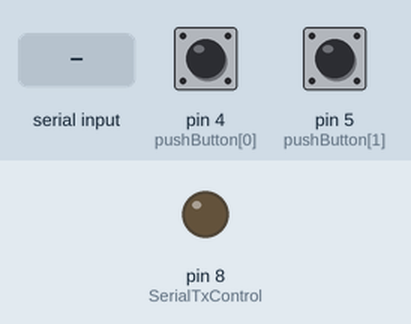
A sketch run on a simulated Arduino Uno, built with avr-gcc and run on an emulated ATmega328P. Parts: output pins drawn as LEDs (lit = HIGH). Dashed ring = blinking. The test bench sets the inputs (shaded band); at power-on: pin 5 (pushButton[1]) LOW, pin 4 (pushButton[0]) LOW. What the sketch prints to the serial monitor is not drawn.

Above: at 1.3 s.
1.4 s: "C0" received over Serial
At 2.7 s:
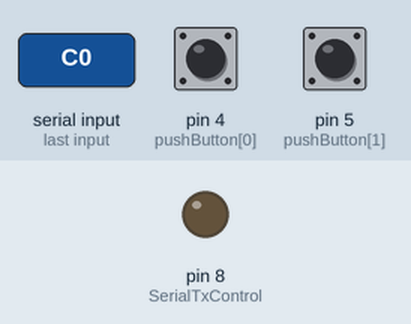
3.0 s: pin 5 (pushButton[1]) pulled HIGH for 3.2 s
At 4.4 s:
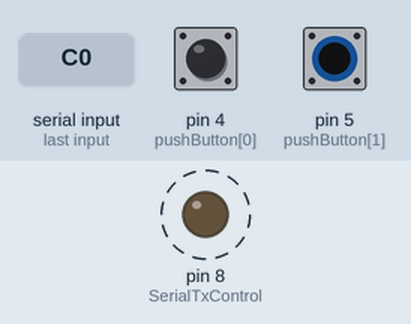
9.2 s: pin 4 (pushButton[0]) pulled HIGH for 3.2 s
At 10.3 s:
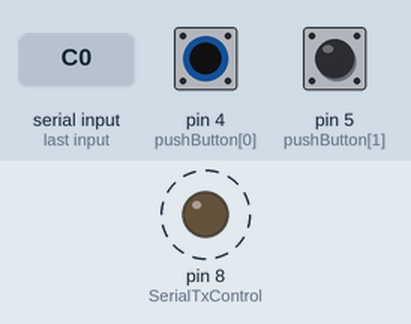
Timing chart, 0 to 13.2 s (numbered marks = the images above; inputs shaded):
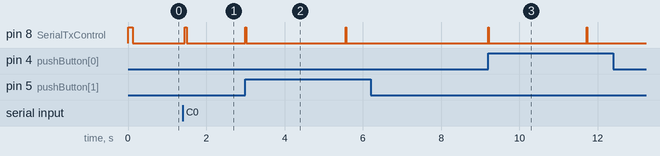

The sketch:

MAX485_Slave2_4Hackathon.ino
```cpp
/*
 * 결선참조 : http://blog.daum.net/rockjjy99/2723
 * DE/RE는 묶어서 아두이노8번과 연결, Data송신:High, Data수신:Low
 * DI: TX->1, RO: RX<-0
 * [Packet 설명]
 * C0: 가스 Close 명령
 * C2: 가스 Close 상태, C3: 가스 Open 상태
 * 한시이클 소요 밀리초 : 160ms (읽기:60  쓰기:100, 시스템속도: 0)
 */

#include <SoftwareSerial.h>
#define SerialTxControl 8   //RS485 제어 접점 핀 arduino pin 8
#define RS485Transmit    HIGH
#define RS485Receive     LOW
#define DeviceID  "CC"
char buff[3];            //수신된 문자 저장할 버퍼, 문자열 저장
char Statebuff[3];       //송신할 문자 저장할 버퍼, 문자열 저장
const int led_Close = 2, led_Open = 3;        //2: Close LED, 3: Open LED
const int pushButton[2] = {4, 5}; //4: Close 버튼,  5: Open 버튼
int buttonState[2] = {0,};     //buttonState는 핀의 상태를 저장하는 데 사용됨
int old_buttonState[2] = {0,};    //이 변수는 buttonState의 이전 값을 저장하는데 사용
int ledState[2] = {0,};           //0 == Close, 1 == Open
int SendState = 0, SendState1 = 0;
int ledState_afterReboot = 0;    //Booting 후 가스밸브 잠근 상태로 시작 위한 변수

void setup(void) {
  Serial.begin(9600);
  pinMode(SerialTxControl, OUTPUT);
  digitalWrite(SerialTxControl, RS485Transmit);
  Serial.println("==== Arduino Uno Board ====");
  Serial.println("==== Slave2 connected");
  delay(100);
  digitalWrite(SerialTxControl, RS485Receive);
}

void Send_Statebuff(){
// Sending Packet for State-update -------------------------------------------
  digitalWrite(SerialTxControl, RS485Transmit);
  delay(5);
  Serial.print(Statebuff);
  delay(10);     //송신이 잘 안되면 Delay 값 조절
  digitalWrite(SerialTxControl, RS485Transmit);
  delay(5);
  Serial.print(Statebuff);
  delay(10);     //송신이 잘 안되면 Delay 값 조절
  digitalWrite(SerialTxControl, RS485Receive);
}

void Send_ACKPacket(byte i){
// Sending Packet to Network -------------------------------------------------
  //Serial.print(" : It is me, Slave2");
  digitalWrite(SerialTxControl, RS485Transmit);
  delay(5);
  Serial.print(i, HEX);
  delay(50);     //짧으면 송신모드 비율이 길어져서 수신이 불안정함. 50 추천
  digitalWrite(SerialTxControl, RS485Receive);
}

void Send_OnePacket(byte i){
// Sending only one Packet(off) to Network -----------------------------------
  SendState ++;
  if(SendState == 1){
    digitalWrite(SerialTxControl, RS485Transmit);
    delay(5);
    Serial.print(i, HEX);
    delay(10);
    digitalWrite(SerialTxControl, RS485Receive);
  }
}

void Send_OnePacket1(byte i){
// Sending only one Packet(on) to Network ------------------------------------
  SendState1 ++;
  if(SendState1 == 1){
    digitalWrite(SerialTxControl, RS485Transmit);
    delay(5);
    Serial.print(i, HEX);
    delay(10);
    digitalWrite(SerialTxControl, RS485Receive);
  }
}

void Save_Packet2buff(char i, char j){
// Saving Packet to buff -----------------------------------------------------
    Statebuff[0] = i;
    Statebuff[1] = j;
    Statebuff[2] = '\0';
}

void loop(void) {
// Receive Packets ------------------------------------------------------------
  digitalWrite(SerialTxControl, RS485Receive);
  int i = 0;
  if(Serial.available()){
    delay(50);   //default 100
    while( Serial.available() && i < sizeof(buff)-1){
      buff[i++] = Serial.read();
    }
    buff[i++] = '\0';   //마지막에 null 문자 입력
  }
  if(i > 0){
  Serial.print(buff);   //받은 패킷 출력

    // Analyse Packets ---------------------------------------------------------
    if (!strcmp(buff, "C0")){ // 가스밸브 Close
      digitalWrite(led_Close, HIGH);
      digitalWrite(led_Open, LOW);
      Save_Packet2buff('C','2');
      Send_ACKPacket(0xC0);
    } else if (!strcmp(buff, DeviceID)){
      Send_Statebuff();
    }
  }

// LED State 와 pushButton -----------------------------------------------------

  for(int i = 0; i < 2; i++){
    buttonState[i] = digitalRead(pushButton[i]);   //입력값을 읽고 저장
    ledState[i] = buttonState[i];

    //튕김방지(debouncing) 위한 추가 코드
    if((buttonState[i] == LOW) && (old_buttonState[i] == HIGH)){
      delay(10);
    }

    old_buttonState[i] = buttonState[i];   //현재 loop에서의 buttonState 값을 저장 해 둔다
  }

  //Gas valve close after Device-reboot
  if(ledState_afterReboot == 0){
    ledState[0] = 1;
  }
  ledState_afterReboot = 1;

  if(ledState[0] == 1){            //가스 Close
    digitalWrite(led_Close, HIGH);
    digitalWrite(led_Open, LOW);
    SendState = 0;
    Send_OnePacket1(0xC2);
    Save_Packet2buff('C','2');     //State: Close 저장  ---> C2 패킷으로
  }else if(ledState[1] == 1){      //가스 Open
    digitalWrite(led_Close, LOW);
    digitalWrite(led_Open, HIGH);
    SendState1 = 0;
    Send_OnePacket(0xC3);
    Save_Packet2buff('C','3');     //State: Open 저장 ---> C3 패킷으로
  }

  //delay(50);  //System Speed
}
```

Measured:
- after the input at 1.4 s, pin 8 (SerialTxControl): LOW → HIGH after 0.05 s, → LOW 0.06 s later
- after the input at 3.0 s, pin 8 (SerialTxControl): alternates HIGH for 0.02 s and LOW for 2.5 s, starting at once
- after the input at 9.2 s, pin 8 (SerialTxControl): alternates HIGH for 0.02 s and LOW for 2.5 s, starting at once
